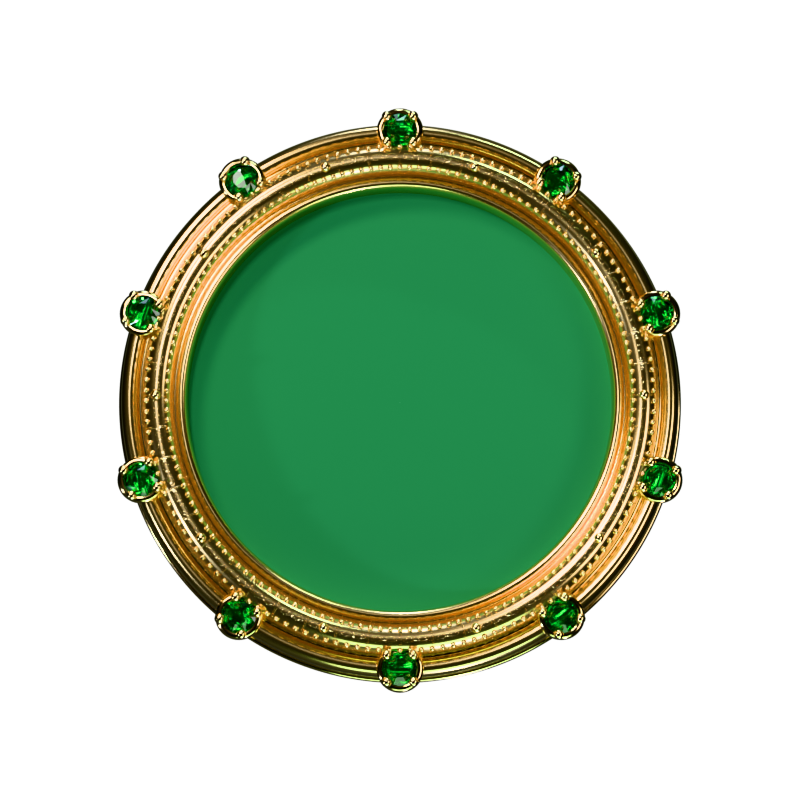
#> input picture tools/medaillons/cadre_vide.png, 800 x 800 px, given as the content of the folder /24c68de7-e3d6-5a53-a13a-e15c79004fc0/scratchpad/blender/hqB, which was not available
$ python export.py
#> lines starting #> are read from the running program, lines starting #| are printed output that depends on the picture; pictures that were not available may be replaced by others from this repository, and a replacement may not be noted
# Recadre chaque médaillon, carré 240 px, webp léger → img/cat/
from PIL import Image
import glob, os
src = '/tmp/claude-0/-home-claude/24c68de7-e3d6-5a53-a13a-e15c79004fc0/scratchpad/blender/hqB/'
dst = '/home/claude/sounsouni.github.io/img/cat/'; os.makedirs(dst, exist_ok=True)
tot = 0
for f in sorted(glob.glob(src + '*.png')):
    im = Image.open(f).convert('RGBA'); b = im.getchannel('A').point(lambda v: 255 if v > 8 else 0).getbbox()
#> further down, im is the input picture: PIL image 800x800 RGBA; mean R, G, B, A 29.9, 50.1, 25.9, 99.7
#> after `b = im.getchannel('A').point(lambda v: 255 if v > 8 else 0).getbbox()`: b = (117, 108, 683, 693)
    m = 6; im = im.crop((b[0] - m, b[1] - m, b[2] + m, b[3] + m)); s = max(im.size)
#> after `im = im.crop((b[0] - m, b[1] - m, b[2] + m, b[3] + m))`:
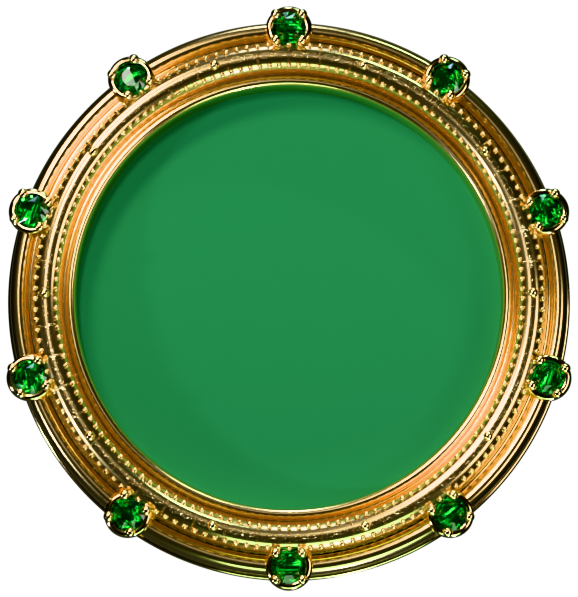
#> im: PIL image 578x597 RGBA; mean R, G, B, A 55.3, 92.7, 47.9, 184.9; transparent parts drawn white
#> after `s = max(im.size)`: s = 597
    c = Image.new('RGBA', (s, s), (0, 0, 0, 0)); c.paste(im, ((s - im.width) // 2, (s - im.height) // 2))
#> after `c = Image.new('RGBA', (s, s), (0, 0, 0, 0))`: c: PIL image 597x597 RGBA; every value is 0
#> after `c.paste(im, ((s - im.width) // 2, (s - im.height) // 2))`:
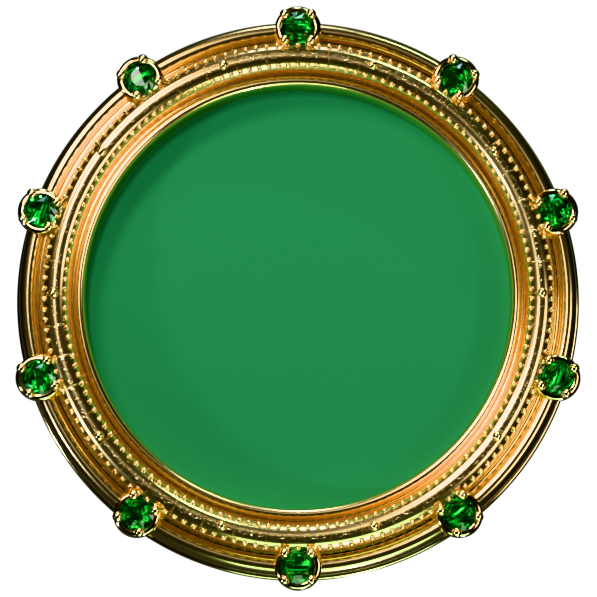
#> c: PIL image 597x597 RGBA; mean R, G, B, A 53.6, 89.8, 46.3, 179; transparent parts drawn white
    c = c.resize((240, 240), Image.LANCZOS)
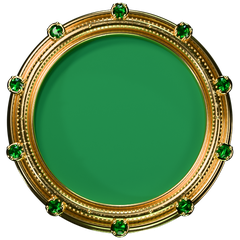
#> c: PIL image 240x240 RGBA; mean R, G, B, A 54.5, 90.7, 47.1, 179; transparent parts drawn white
    out = dst + os.path.basename(f)[:-4] + '.webp'; c.save(out, 'WEBP', quality=84, method=6); tot += os.path.getsize(out)
print(len(glob.glob(dst + '*.webp')), 'images', tot // 1024, 'Ko')

$ run again, on tools/medaillons/page.png
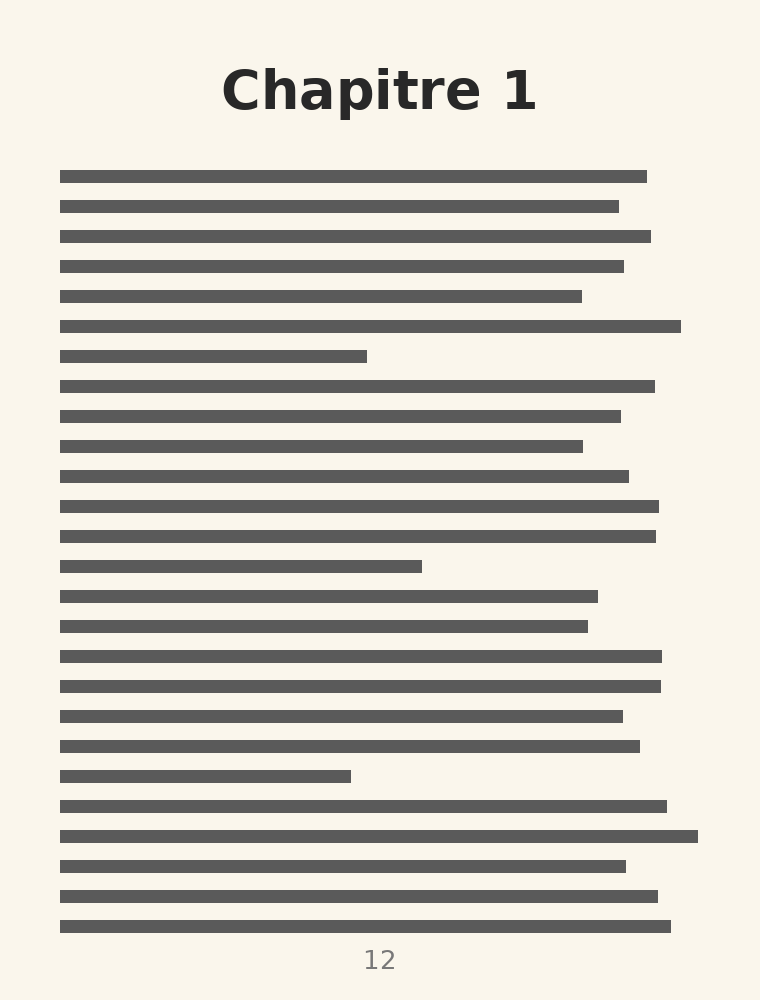
#> input picture tools/medaillons/page.png, 760 x 1000 px, given as the content of the folder /24c68de7-e3d6-5a53-a13a-e15c79004fc0/scratchpad/blender/hqB, which was not available
#> b = (0, 0, 760, 1000)
#> `im = im.crop((b[0] - m, b[1] - m, b[2] + m, b[3] + m))`:
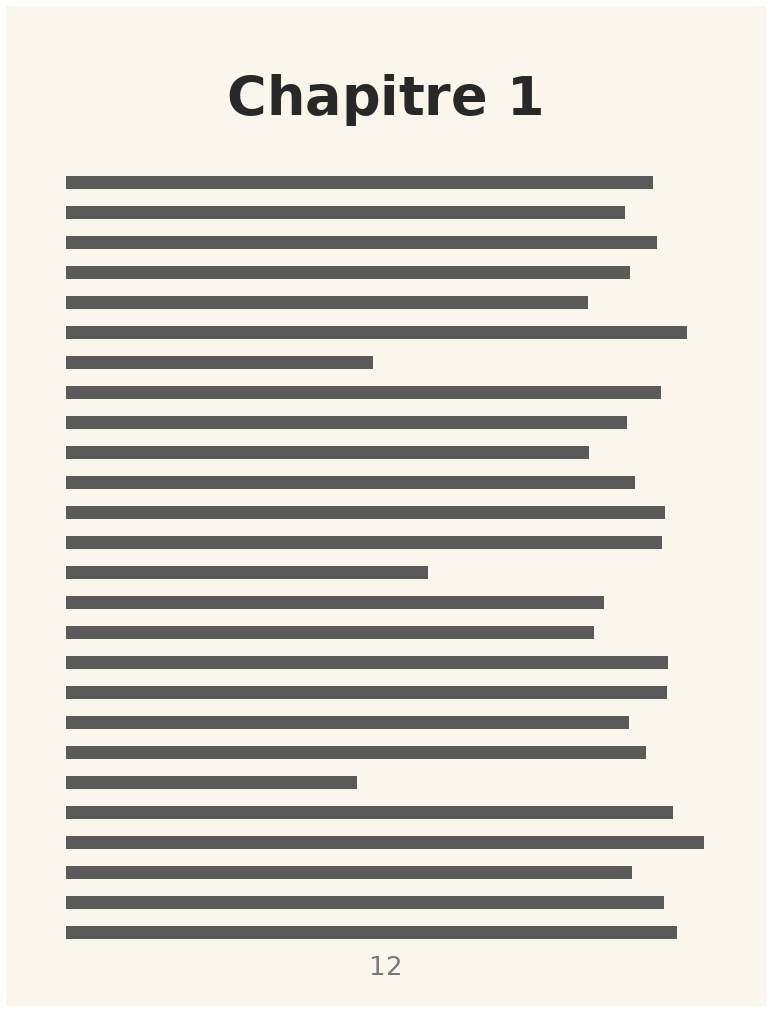
#> im: PIL image 772x1012 RGBA; mean R, G, B, A 203.7, 200.8, 193.5, 248.1; transparent parts drawn white
#> `c = c.resize((240, 240), Image.LANCZOS)`:
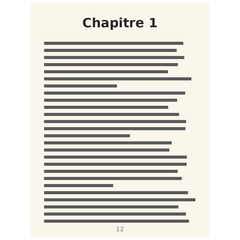
#> c: PIL image 240x240 RGBA; mean R, G, B, A 159.7, 157.7, 152.2, 189.3; transparent parts drawn white
